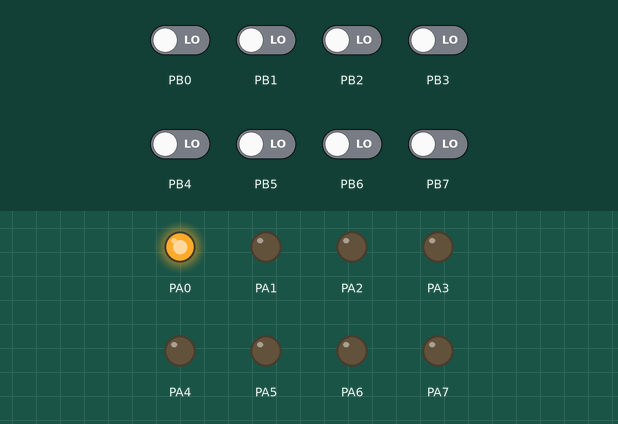
Recording of a program running on a simulated ATmega32, built with avr-gcc and emulated at 1 MHz. On the bench: output pins drawn as LEDs (lit = HIGH). The test bench sets the inputs (shaded band); at power-on: PB0–7 LOW.

Above: at 1.2 s.
1.3 s: PB0 driven HIGH
At 2.5 s:
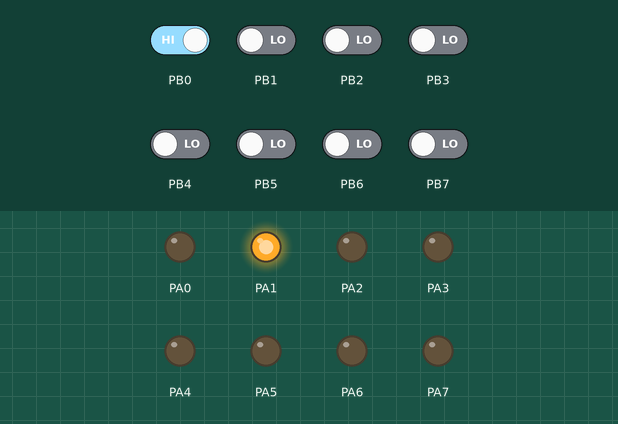
2.8 s: PB1 driven HIGH
At 3.6 s:
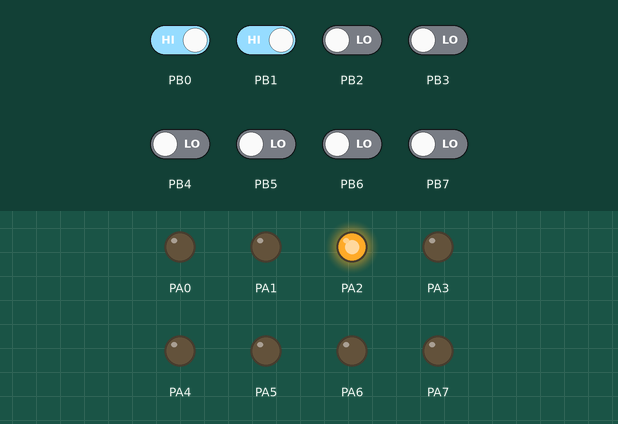
4.3 s: PB2 driven HIGH
At 4.7 s:
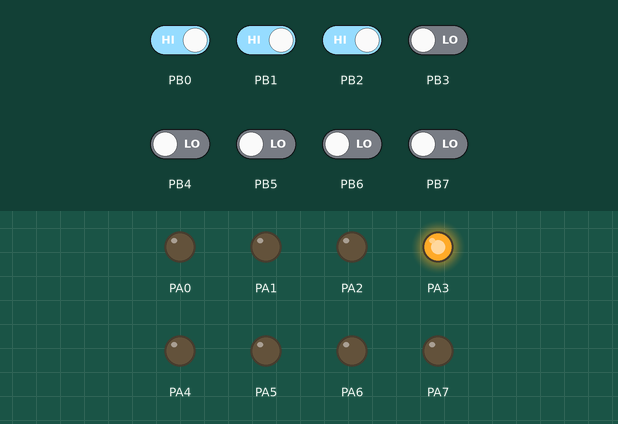
5.8 s: PB3 driven HIGH
At 7.0 s:
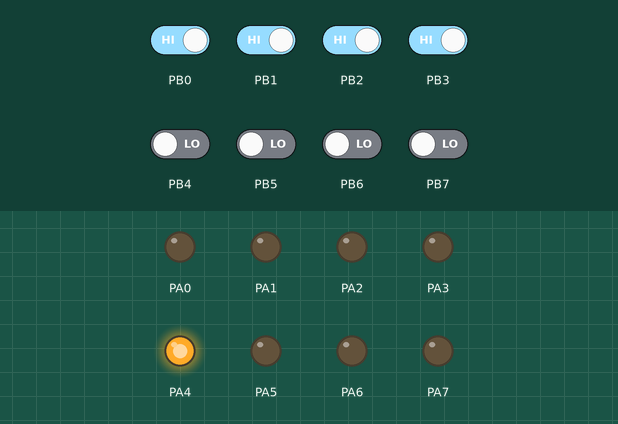
7.3 s: PB4 driven HIGH
At 8.2 s:
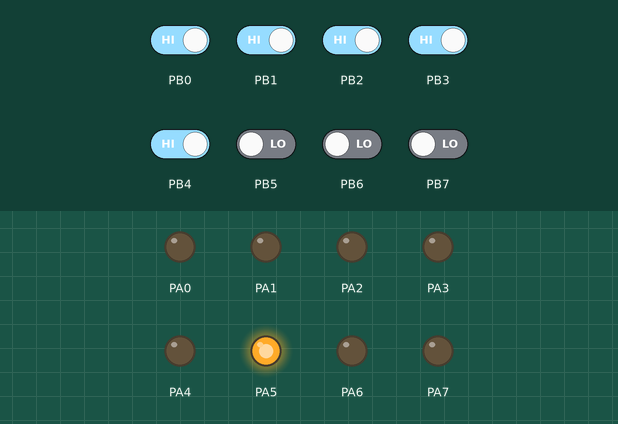
8.8 s: PB5 driven HIGH
At 9.4 s:
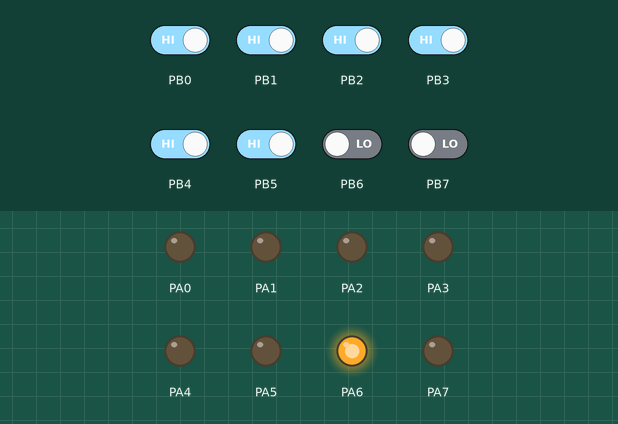
Timing chart, 0 to 11.3 s (numbered marks = the images above; inputs shaded):
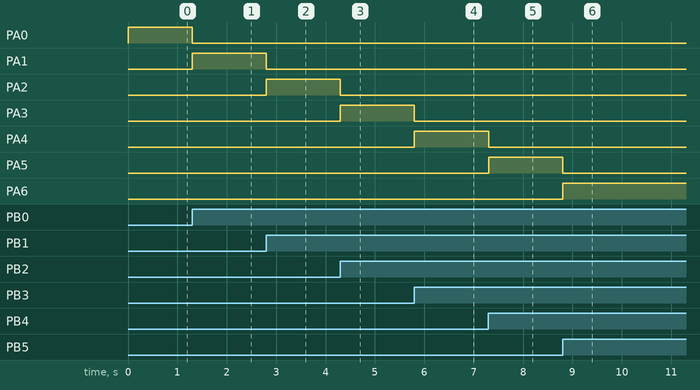

Measured:
- after the input at 1.3 s, PA0: HIGH → LOW at once; PA1: LOW → HIGH at once
- after the input at 2.8 s, PA1: HIGH → LOW at once; PA2: LOW → HIGH at once
- after the input at 4.3 s, PA2: HIGH → LOW at once; PA3: LOW → HIGH at once
- after the input at 5.8 s, PA3: HIGH → LOW at once; PA4: LOW → HIGH at once
- after the input at 7.3 s, PA4: HIGH → LOW at once; PA5: LOW → HIGH at once
- after the input at 8.8 s, PA5: HIGH → LOW at once; PA6: LOW → HIGH at once

The program:

main.c
```c
/*
 * secondAtmega.c
 *
 * Created: 22-Feb-23 8:11:52 PM
 * Author : User
 */

#include <avr/io.h>

#define F_CPU 1000000

#include <util/delay.h>


int main(void)
{
	DDRB = 0b00000000;
	DDRA = 0b11111111;
	PORTB = 0;

    /* Replace with your application code */
    while (1)
    {
		uint8_t b = PINB;
		++b;

		PORTA = b;

		_delay_ms(50);
    }
}
```
